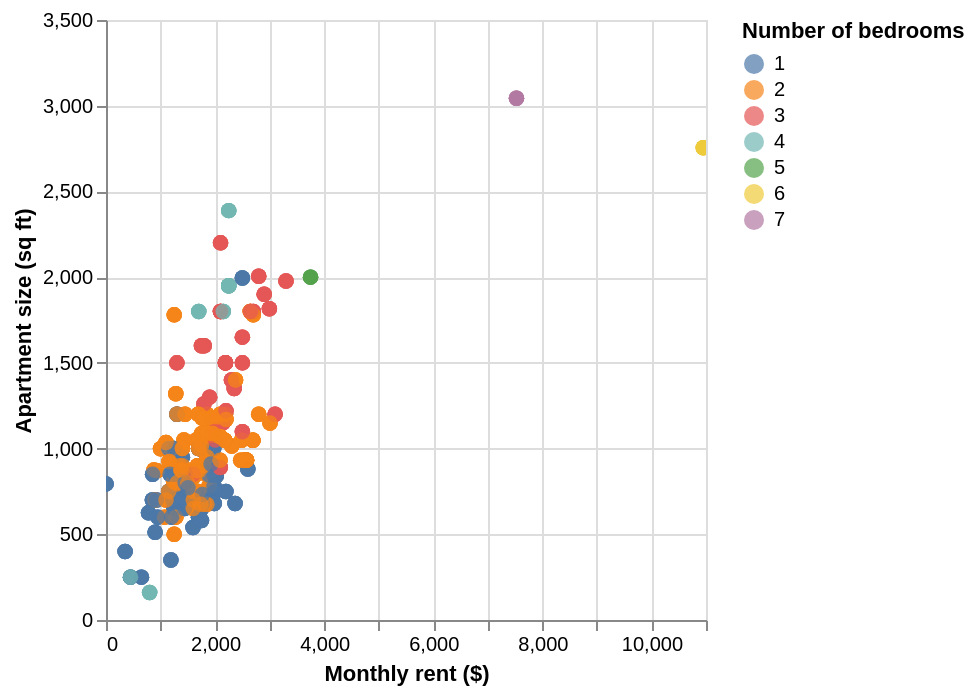

The cell this chart's notebook holds for it:
### Code cell
alt.renderers.enable("mimetype")
chart.interactive()

### Figure 1 — Vega-Lite specification as saved in the notebook (floating-point values rounded to 4 significant figures; data arrays with more than 128 entries replaced by an {"elided": "..."} marker saying what was removed)
{"$schema": "https://vega.github.io/schema/vega-lite/v5.20.1.json", "config": {"view": {"continuousHeight": 300, "continuousWidth": 300}}, "data": {"name": "data-985b02ef77ba4d94c97167b713878a39"}, "datasets": {"data-985b02ef77ba4d94c97167b713878a39": {"elided": "1000 records"}}, "encoding": {"color": {"field": "bedrooms", "title": "Number of bedrooms", "type": "nominal"}, "tooltip": [{"field": "price", "type": "quantitative"}, {"field": "size", "type": "quantitative"}, {"field": "bedrooms", "type": "quantitative"}, {"field": "title", "type": "nominal"}], "x": {"field": "price", "title": "Monthly rent ($)", "type": "quantitative"}, "y": {"field": "size", "title": "Apartment size (sq ft)", "type": "quantitative"}}, "mark": {"size": 60, "type": "circle"}, "params": [{"bind": "scales", "name": "param_2", "select": {"encodings": ["x", "y"], "type": "interval"}}]}
